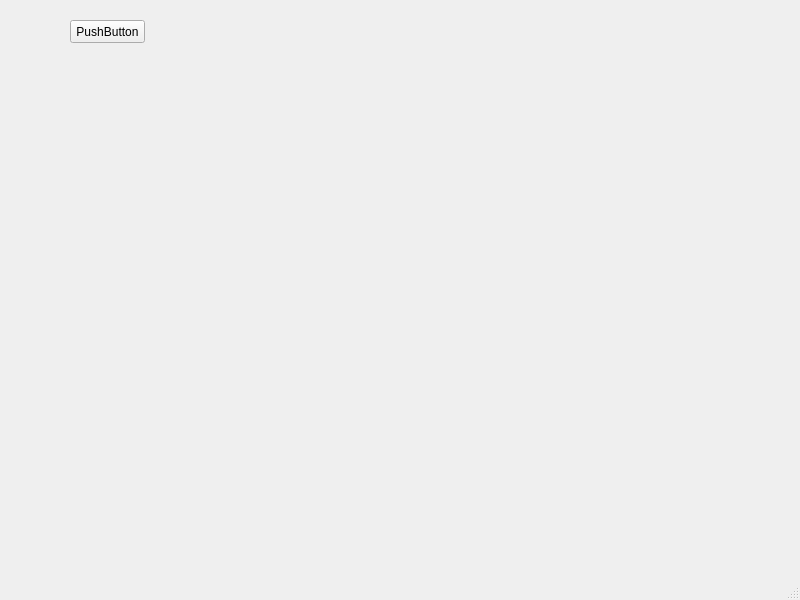
<?xml version="1.0" encoding="UTF-8"?>
<ui version="4.0">
 <class>MainWindow</class>
 <widget class="QMainWindow" name="MainWindow">
  <property name="geometry">
   <rect>
    <x>0</x>
    <y>0</y>
    <width>800</width>
    <height>600</height>
   </rect>
  </property>
  <property name="windowTitle">
   <string>MainWindow</string>
  </property>
  <widget class="QWidget" name="centralwidget">
   <widget class="QPushButton" name="pushButton">
    <property name="geometry">
     <rect>
      <x>70</x>
      <y>20</y>
      <width>75</width>
      <height>23</height>
     </rect>
    </property>
    <property name="text">
     <string>PushButton</string>
    </property>
   </widget>
  </widget>
  <widget class="QMenuBar" name="menubar">
   <property name="geometry">
    <rect>
     <x>0</x>
     <y>0</y>
     <width>800</width>
     <height>21</height>
    </rect>
   </property>
  </widget>
  <widget class="QStatusBar" name="statusbar"/>
 </widget>
 <resources/>
 <connections/>
</ui>
